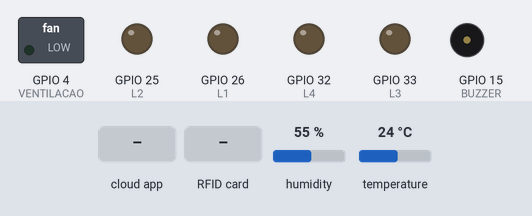
The sketch below on a simulated ESP32. Shown: switched loads named in the sketch (green lamp = pin HIGH), output pins drawn as LEDs (lit = HIGH), buzzer (waves = sounding, pin HIGH). The test bench sets the inputs (shaded band); at power-on: temperature 24 °C, humidity 55 %. Network time is answered at once with the bench clock; the local clock reads 2024-03-15 10:24:30 at power-on unless the sketch sets it; what the sketch prints to the serial monitor is not drawn.

Above: at 2.7 s.
2.8 s: the phone or cloud app sets L1 to 1
At 4.3 s:
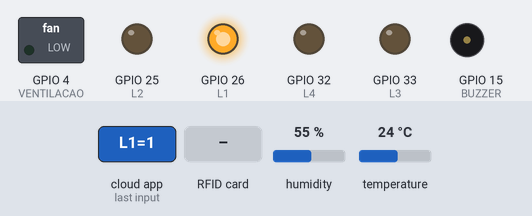
16.6 s: RFID card B0 70 6C A3 held to the reader
At 17.7 s:
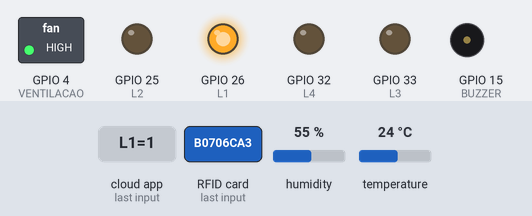
18.2 s: the phone or cloud app sets L2 to 1
At 19.0 s:
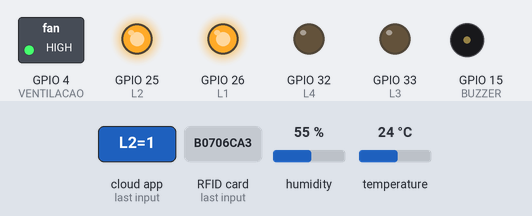
19.7 s: temperature set to 17 °C
31.4 s: temperature set to 14 °C
At 45.39 s:
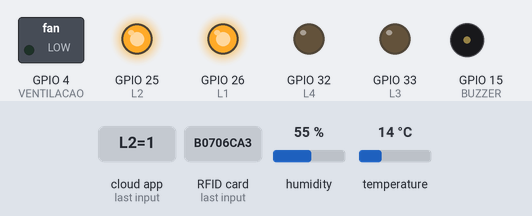
45.4 s: the phone or cloud app sets L3 to 1
At 46.4 s:
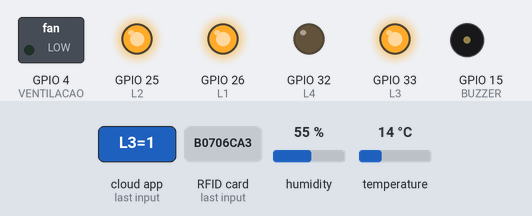
Timing chart, 0 to 47.9 s (numbered marks = the images above; inputs shaded):
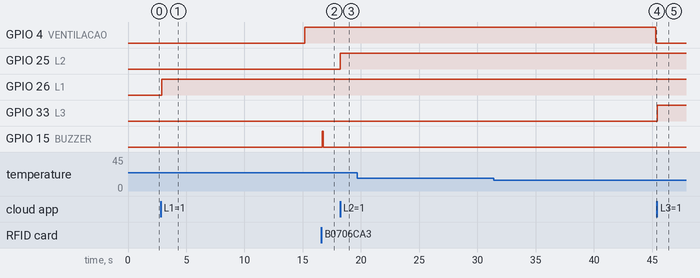

The sketch:

Automacao.ino
```cpp
/************************** Configuração***********************************/
#include "config.h"

#define BUZZER 15 //BUZZER PARA AVISOS SONOROS
#define SENSOR 34 //SENSOR LDR
#define VENTILACAO 4 // CONTROLE RELE DO VENTILADOR

float varLDR;
float ativarAlarme = 0;

/**************************   DHT 11    **********************************/
#include "DHT.h"

#define DHTPIN 27         //pino para leitura do DHT11
#define DHTTYPE DHT11

DHT dht(DHTPIN, DHTTYPE);

/**************************   RFID    **********************************/
#include <SPI.h>
#include <MFRC522.h>

#define SS_PIN 21 //pinos RFID
#define RST_PIN 22
MFRC522 mfrc522(SS_PIN, RST_PIN);

/**************************   Servidor de horário NTP ****************************/

#include <NTPClient.h> /* https://github.com/arduino-libraries/NTPClient */

WiFiUDP udp;
NTPClient ntp(udp, "pool.ntp.org", -3 * 3600, 60000);/* Cria um objeto "NTP" com as configurações.utilizada no Brasil */
String hora;

/************************ Mapeamento de IO *******************************/
#define L1 26 //pino de saida para acionamento da Lampada L1
#define L2 25 //pino de saida para acionemento da Lampada L2
#define L3 33 //pino de saida para acionemento da Lampada L3
#define L4 32 //pino de saida para acionemento da Lampada L4

/***************************** Timer *****************************************/
unsigned long previousMillis1 = 0; //ira armazenar ultimo update
const long interval1 = 15000;  //intervalo em milisegundos

unsigned long previousMillis2 = 0;
const long interval2 = 100;

/************************ Configuração dos tópicos *******************************/

// configura o tópico "GustavoZanetti/feeds/L1"
AdafruitIO_Feed *feedL1 = io.feed("L1");

AdafruitIO_Feed *feedL2 = io.feed("L2");

AdafruitIO_Feed *feedL3 = io.feed("L3");

AdafruitIO_Feed *feedL4 = io.feed("L4");

AdafruitIO_Feed *feedTexto = io.feed("Texto");

AdafruitIO_Feed *feedSensorUmidade = io.feed("sensorUmidade");

AdafruitIO_Feed *feedSensorTemperatura = io.feed("sensorTemperatura");

AdafruitIO_Feed *feedAlarmes = io.feed("Alarmes");

AdafruitIO_Feed *feedAtivadorAlarme = io.feed("AtivadorAlarme");

/************************ Função setup *******************************/
void setup() {

  //configura pino das Lampadas como saídas
  pinMode(L1, OUTPUT);
  pinMode(L2, OUTPUT);
  pinMode(L3, OUTPUT);
  pinMode(L4, OUTPUT);
  pinMode(VENTILACAO, OUTPUT);
  pinMode(BUZZER, OUTPUT);
  pinMode(SENSOR, INPUT);

  // configura comunicação serial
  Serial.begin(115200);

  // Aguarda serial monitor
  while (! Serial);

  dht.begin(); //Inicializa sensor de temperatura e umidade

  SPI.begin();      // Inicia  SPI bus
  mfrc522.PCD_Init();   // Inicia MFRC522

  conectaBroker(); //função para conectar ao broker

  ntp.begin();           // Inicia o protocolo para relógio
  ntp.forceUpdate();    // Atualização

}

/************************ Função loop *******************************/
void loop() {

  // processa as mensagens e mantêm a conexão ativa
  byte state = io.run();

  //verifica se está conectado
  if (state == AIO_NET_DISCONNECTED | state == AIO_DISCONNECTED) {
    conectaBroker(); //função para conectar ao broker
  }

  if (millis() - previousMillis1 >= interval1) { //timer para não bloquear outros processos
    previousMillis1 = millis();
    enviaDHT();
  }

  hora = ntp.getFormattedTime(); //atualiza a variavel tipo string da hora, conectado pela internet
  int horaSensor = hora.toInt(); //converte a string hora para um inteiro (apenas digitos da hora)
  if ((horaSensor) >= 20 || (horaSensor) <= 5 || ativarAlarme) { //se o horário estiver entre o intervalo o alarme será acionado automaticamente
    leituraSensorSeguranca();
  }

  if (millis() - previousMillis2 >= interval2) { //timer para não bloquear outros processos
    previousMillis2 = millis();
    leituraCartao();
  }
  delay(10);
}

/*FUNÇÃO PARA LEITURA DO SENSOR LDR DA SEGURANÇA*/

void leituraSensorSeguranca(void) {

  varLDR = analogRead(SENSOR); //lê o sensor LDR
  if ((varLDR) <= 1000) {
    int i = 0;
    while (i <= 30) {
      digitalWrite(BUZZER, !digitalRead(BUZZER));
      delay(100);
      i++;
    }
    feedAlarmes -> save("Alerta de invasão");
  } else {
    digitalWrite(BUZZER, LOW);
  }
}

/* FUNÇÃO PARA LEITURA DO CARTÃO RFID */
void leituraCartao(void) {
  // Procura por cartao RFID
  if ( ! mfrc522.PICC_IsNewCardPresent())
  {
    return;
  }
  // Seleciona o cartao RFID
  if ( ! mfrc522.PICC_ReadCardSerial())
  {
    return;
  }
  //Mostra UID na serial
  Serial.print("UID da tag :");
  String conteudo = "";
  byte letra;
  for (byte i = 0; i < mfrc522.uid.size; i++)
  {
    Serial.print(mfrc522.uid.uidByte[i] < 0x10 ? " 0" : " ");
    Serial.print(mfrc522.uid.uidByte[i], HEX);
    conteudo.concat(String(mfrc522.uid.uidByte[i] < 0x10 ? " 0" : " "));
    conteudo.concat(String(mfrc522.uid.uidByte[i], HEX));
  }
  Serial.println();
  Serial.print("Mensagem : ");
  conteudo.toUpperCase();

  if (conteudo.substring(1) == "B0 70 6C A3") //UID 1 - Cartao
  {
    Serial.println("Ola!");
    Serial.println();
    digitalWrite(BUZZER, HIGH); delay(100); digitalWrite(BUZZER, LOW);
    feedTexto -> save("Gustavo");
  }
}

/* FUNÇÃO PARA LER E ENVIAR PARA SERVIDOR MQTT DADOS DO SENSOR DHT11 */
void enviaDHT(void) {

  float umidade = dht.readHumidity();
  float temperatura = dht.readTemperature();

  if (isnan(temperatura) || isnan(umidade)) {

    Serial.println("Falha na leitura do DHT11");
  }
  else
  {
    Serial.print("Leitura DHT11 - umidade: ");
    Serial.print(umidade);
    Serial.print("  temperatura: ");
    Serial.print(temperatura);
    Serial.println(" °C");
    if (temperatura > 15 || umidade > 85) {
      digitalWrite(VENTILACAO, HIGH);
    } else {
      digitalWrite(VENTILACAO, LOW);
    }
    feedSensorUmidade-> save(umidade);
    feedSensorTemperatura-> save(temperatura);
  }
}

void handleAtivadorAlarme(AdafruitIO_Data *data) {

  // Mensagem
  Serial.print("Recebido  <- ");
  Serial.print(data->feedName());
  Serial.print(" : ");
  Serial.println(data->value());

  //Aciona saída conforme dado recebido
  if (data->isTrue())
    ativarAlarme = 1;
  else
    ativarAlarme = 0;
}

/* Função de tratamento dos dados recebidos em L1 / L2 / L3 / L4 */
void handleL1(AdafruitIO_Data *data) {

  // Mensagem
  Serial.print("Recebido  <- ");
  Serial.print(data->feedName());
  Serial.print(" : ");
  Serial.println(data->value());

  //Aciona saída conforme dado recebido
  if (data->isTrue())
    digitalWrite(L1, HIGH);
  else
    digitalWrite(L1, LOW);
}

void handleL2(AdafruitIO_Data *data) {

  // Mensagem
  Serial.print("Recebido  <- ");
  Serial.print(data->feedName());
  Serial.print(" : ");
  Serial.println(data->value());

  //Aciona saída conforme dado recebido
  if (data->isTrue())
    digitalWrite(L2, HIGH);
  else
    digitalWrite(L2, LOW);
}

void handleL3(AdafruitIO_Data *data) {

  // Mensagem
  Serial.print("Recebido  <- ");
  Serial.print(data->feedName());
  Serial.print(" : ");
  Serial.println(data->value());

  //Aciona saída conforme dado recebido
  if (data->isTrue())
    digitalWrite(L3, HIGH);
  else
    digitalWrite(L3, LOW);
}

void handleL4(AdafruitIO_Data *data) {

  // Mensagem
  Serial.print("Recebido  <- ");
  Serial.print(data->feedName());
  Serial.print(" : ");
  Serial.println(data->value());

  //Aciona saída conforme dado recebido
  if (data->isTrue())
    digitalWrite(L4, HIGH);
  else
    digitalWrite(L4, LOW);
}


/****** Função para conectar ao WIFI e Broker MQTT ***************/
void conectaBroker() {

  //mensagem inicial
  Serial.print("Conectando ao Adafruit IO");

  // chama função de conexão io.adafruit.com
  io.connect();

  // instancia um novo handler para recepção da mensagem do feed L1 / L2 / L3 / L4
  feedL1->onMessage(handleL1);
  feedL2->onMessage(handleL2);
  feedL3->onMessage(handleL3);
  feedL4->onMessage(handleL4);
  feedAtivadorAlarme->onMessage(handleAtivadorAlarme);

  // Aguarda conexação ser estabelecida
  while (io.status() < AIO_CONNECTED) {
    Serial.print(".");
    delay(500);
  }

  // Conectado
  Serial.println();
  Serial.println(io.statusText());

  // certifique-se de que todos os feeds obtenham seus valores atuais imediatamente
  feedL1->get();
  feedL2->get();
  feedL3->get();
  feedL4->get();
  feedAtivadorAlarme->get();
}
```

config.h
```cpp
/************************ Configurações do Adafruit IO *******************************/

//Insira seu nome de usuário e chave. Você encontra essas informações acessando
//sua conta no Adafruit IO
#define IO_USERNAME "GustavoZanetti"
#define IO_KEY "aio_DSsE77MW2ov4avjfsT6aIRSJHVl3"

/********************* Configuração do WIFI **************************************/

//Insira o SSID e Senha da rede WIFI a qual você irá conectar

#define WIFI_SSID "moto"
#define WIFI_PASS "ff1234567"


/***************Configurações do comunicaçaão************/
#include "AdafruitIO_WiFi.h"

AdafruitIO_WiFi io(IO_USERNAME, IO_KEY, WIFI_SSID, WIFI_PASS);
```

Measured:
- the behaviour switches between 16 and 15 °C on temperature (found by bisection; images 3 and 4)
- after the input at 2.8 s, GPIO 26 (L1): LOW → HIGH after 0.11 s
- after the input at 16.6 s, GPIO 15 (BUZZER): LOW → HIGH after 0.05 s, → LOW 0.10 s later
- after the input at 18.2 s, GPIO 25 (L2): LOW → HIGH at once
- after the input at 19.7 s, every drawn part: stays the same
- after the input at 31.4 s, GPIO 4 (VENTILACAO): HIGH → LOW after 13.9 s
- after the input at 45.4 s, GPIO 33 (L3): LOW → HIGH at once
